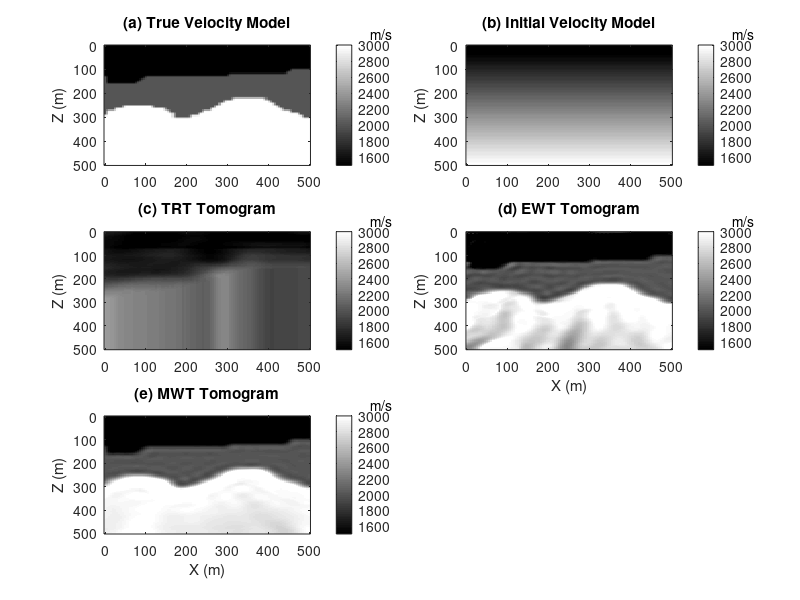

MATLAB code for this plot:
clear;clc;

nx = 101;
nz = 101;
dx = 5;

x = (0:nx-1)*dx;
z = (0:nz-1)*dx;

% true velocity model
fid = fopen('vel_true.dat','r');
v = fread(fid,nx*nz,'float32');
fclose(fid);
vtrue = reshape(v, nz, nx);

% initial velocity model
fid = fopen('vel_grad.dat','r');
v = fread(fid,nx*nz,'float32');
fclose(fid);
vgrad = reshape(v, nz, nx);

nx = 501;

% traveltime tomogram
fid = fopen('vel_trt.dat','r');
v = fread(fid,nx*nz,'float32');
fclose(fid);
vtrt = reshape(v, nz, nx);
vtrt = vtrt(:,201:301);

% early-arrival waveform tomogram
fid = fopen('vel_ewt.dat','r');
v = fread(fid,nx*nz,'float32');
fclose(fid);
vewt = reshape(v, nz, nx);
vewt = vewt(:,201:301);

% multiscale waveform tomogram
fid = fopen('vel_mwt.dat','r');
v = fread(fid,nx*nz,'float32');
fclose(fid);
vmwt = reshape(v, nz, nx);
vmwt = vmwt(:,201:301);

colormap(gray)
left = 650;
top = -50;
subplot(321);imagesc(x,z,vtrue,[1500 3000]);ylabel('Z (m)');colorbar;
title('(a) True Velocity Model');text(left,top,'m/s');
subplot(322);imagesc(x,z,vgrad,[1500 3000]);ylabel('Z (m)');colorbar;
title('(b) Initial Velocity Model');text(left,top,'m/s');
subplot(323);imagesc(x,z,vtrt,[1500 3000]);ylabel('Z (m)');colorbar;
title('(c) TRT Tomogram');text(left,top,'m/s');
subplot(324);imagesc(x,z,vewt,[1500 3000]);xlabel('X (m)');ylabel('Z (m)');colorbar;
title('(d) EWT Tomogram');text(left,top,'m/s');
subplot(325);imagesc(x,z,vmwt,[1500 3000]);xlabel('X (m)');ylabel('Z (m)');colorbar;
title('(e) MWT Tomogram');text(left,top,'m/s');

print -dpng figure2.png

exit

